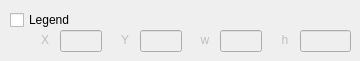
                <widget class="QWidget" name="page_12">
                 <widget class="QLineEdit" name="plot1DLegendX_LE">
                  <property name="enabled">
                   <bool>false</bool>
                  </property>
                  <property name="geometry">
                   <rect>
                    <x>60</x>
                    <y>30</y>
                    <width>42</width>
                    <height>22</height>
                   </rect>
                  </property>
                 </widget>
                 <widget class="QCheckBox" name="plot1DLegend_CB">
                  <property name="geometry">
                   <rect>
                    <x>10</x>
                    <y>10</y>
                    <width>81</width>
                    <height>20</height>
                   </rect>
                  </property>
                  <property name="text">
                   <string>Legend</string>
                  </property>
                 </widget>
                 <widget class="QLineEdit" name="plot1DLegendY_LE">
                  <property name="enabled">
                   <bool>false</bool>
                  </property>
                  <property name="geometry">
                   <rect>
                    <x>140</x>
                    <y>30</y>
                    <width>42</width>
                    <height>22</height>
                   </rect>
                  </property>
                 </widget>
                 <widget class="QLineEdit" name="plot1DLegendH_LE">
                  <property name="enabled">
                   <bool>false</bool>
                  </property>
                  <property name="geometry">
                   <rect>
                    <x>300</x>
                    <y>30</y>
                    <width>51</width>
                    <height>22</height>
                   </rect>
                  </property>
                 </widget>
                 <widget class="QLabel" name="plot1DLegendY_LB">
                  <property name="enabled">
                   <bool>false</bool>
                  </property>
                  <property name="geometry">
                   <rect>
                    <x>110</x>
                    <y>30</y>
                    <width>30</width>
                    <height>20</height>
                   </rect>
                  </property>
                  <property name="text">
                   <string>Y</string>
                  </property>
                  <property name="alignment">
                   <set>Qt::AlignCenter</set>
                  </property>
                 </widget>
                 <widget class="QLabel" name="plot1DLegendH_LB">
                  <property name="enabled">
                   <bool>false</bool>
                  </property>
                  <property name="geometry">
                   <rect>
                    <x>270</x>
                    <y>30</y>
                    <width>30</width>
                    <height>20</height>
                   </rect>
                  </property>
                  <property name="text">
                   <string>h</string>
                  </property>
                  <property name="alignment">
                   <set>Qt::AlignCenter</set>
                  </property>
                 </widget>
                 <widget class="QLineEdit" name="plot1DLegendW_LE">
                  <property name="enabled">
                   <bool>false</bool>
                  </property>
                  <property name="geometry">
                   <rect>
                    <x>220</x>
                    <y>30</y>
                    <width>42</width>
                    <height>22</height>
                   </rect>
                  </property>
                 </widget>
                 <widget class="QLabel" name="plot1DLegendW_LB">
                  <property name="enabled">
                   <bool>false</bool>
                  </property>
                  <property name="geometry">
                   <rect>
                    <x>190</x>
                    <y>30</y>
                    <width>30</width>
                    <height>20</height>
                   </rect>
                  </property>
                  <property name="text">
                   <string>w</string>
                  </property>
                  <property name="alignment">
                   <set>Qt::AlignCenter</set>
                  </property>
                 </widget>
                 <widget class="QLabel" name="plot1DLegendX_LB">
                  <property name="enabled">
                   <bool>false</bool>
                  </property>
                  <property name="geometry">
                   <rect>
                    <x>30</x>
                    <y>30</y>
                    <width>30</width>
                    <height>20</height>
                   </rect>
                  </property>
                  <property name="text">
                   <string>X</string>
                  </property>
                  <property name="alignment">
                   <set>Qt::AlignCenter</set>
                  </property>
                 </widget>
                </widget>
